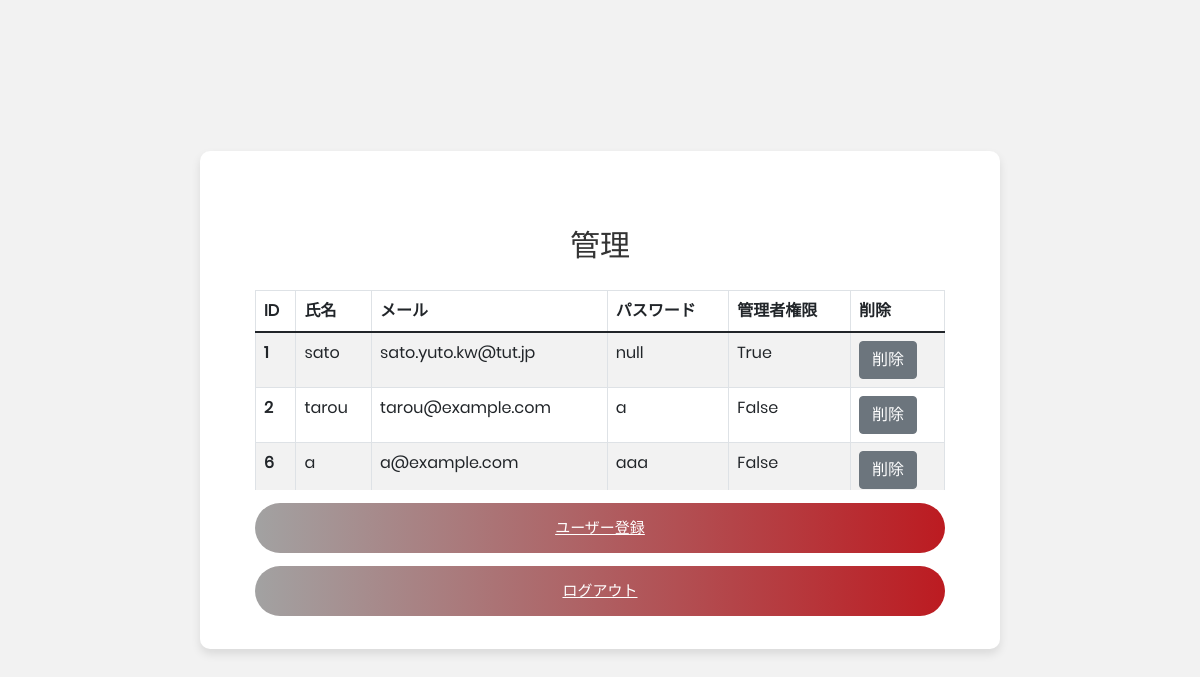
Screenshot of /admin_main/ with the database file from the repository.
### models/Register.py (models this page shows, shortened)
class Register(db.Model):
    __tablename__ = 'registers'
    register_id = db.Column(db.Integer, nullable=False, primary_key=True, autoincrement=True) # 主キー
    user_id = db.Column(db.Integer, db.ForeignKey("users.user_id", onupdate='CASCADE', ondelete='CASCADE'),  nullable=False, unique=True) # 外部キー
    passwd = db.Column(db.String(30), nullable=False)
    admin = db.Column(db.Boolean, default=False)
    users = db.relationship("User", uselist=False, back_populates='registers')
    reserves = db.relationship("Reserve", uselist=True, back_populates='registers', cascade='all, delete-orphan')

### models/User.py (models this page shows, shortened)
class User(db.Model):
    __tablename__ = 'users'
    user_id = db.Column(db.Integer, nullable=False, primary_key=True, autoincrement=True) # 主キー
    name = db.Column(db.String(20), nullable=False)
    email = db.Column(db.String(50), unique=True, nullable=False)
    registers = db.relationship("Register", uselist=False, back_populates='users',cascade='all, delete')
    reserves = db.relationship("Reserve", uselist=True, back_populates='users', cascade='all, delete-orphan')

### admin_main.py (the view)
@admin_main_bp.route('/')
def admin_main():
    registers = Register.query.all()
    return render_template('main_admin.html',registers=registers)

### templates/main_admin.html (shortened to what this page needs)
{% extends "template.html" %}
{% block head %}
      	<link rel="stylesheet" type="text/css" href="{{ url_for('static',filename='css/main_admin.css') }}">
{% endblock %}
{% block content %}
	<div class="limiter">
		<div class="container-admin100">
			<div class="wrap-admin100">
                <span class="admin100-form-title p-b-26">
						管理
                </span>
                <div class="table-wrapper-scroll-y my-custom-scrollbar">
                    <table class="table table-bordered table-striped mb-0">
                        <thead>
                        <tr>
                            <th scope="col">ID</th>
                            <th scope="col">氏名</th>
                            <th scope="col">メール</th>
                            <th scope="col">パスワード</th>
                            <th scope="col">管理者権限</th>
                            <th scope="col">削除</th>
                        </tr>
                        </thead>
                        <tbody>
                        {% for register in registers %}
                        <tr>
                            <th>{{ register.users.__dict__['user_id'] }}</th>
                            <td>{{ register.users.__dict__['name'] }}</td>
                            <td>{{ register.users.__dict__['email'] }}</td>
                            <td>{{ register.__dict__['passwd'] }}</td>
                            <td>{{ register.__dict__['admin'] }}</td>
                            <td><button type="button" class="btn btn-secondary" data-bs-toggle="modal" data-bs-target="#myModal{{ register.users.__dict__['user_id'] }}">削除</button>
                                </td>
                        </tr>
                        {% endfor %}
                        </tbody>
                    </table>
                </div>
                <div class="container-admin100-form-btn">
                    <div class="wrap-admin100-form-btn">
                        <div class="admin100-form-bgbtn"></div>
                            <a type="button" class="admin100-form-btn" href="{{ url_for(('admin_user_add.admin_user_add')) }}">
								ユーザー登録
							</a>
                        </div>
                </div>
                <div class="container-admin100-form-btn">
                    <div class="wrap-admin100-form-btn">
                        <div class="admin100-form-bgbtn"></div>
                            <a type="button" class="admin100-form-btn" href="/">
								ログアウト
							</a>
                        </div>
	</div>
    </div>
        </div>
    </div>
{% endblock %}

### templates/template.html (shortened to what this page needs)
<!DOCTYPE html>
<html lang="ja">
<head>
    {% block head %}{% endblock %}
    <link href="https://cdn.jsdelivr.net/npm/bootstrap@5.1.3/dist/css/bootstrap.min.css" rel="stylesheet">
	<link rel="stylesheet" type="text/css" href="{{ url_for('static',filename='fonts/font-awesome-4.7.0/css/font-awesome.min.css') }}">
	<link rel="stylesheet" type="text/css" href="{{ url_for('static',filename='fonts/iconic/css/material-design-iconic-font.min.css') }}">
	<link rel="stylesheet" type="text/css" href="{{ url_for('static',filename='css/util.css') }}">
	<link rel="stylesheet" type="text/css" href="{{ url_for('static',filename='css/main.css') }}">
    <link rel="stylesheet" type="text/css" href="{{ url_for('static',filename='css/calendar_simple.css') }}">
</head>
<body>
    {% block content %}
    {% endblock %}
</body>
</html>

### static/css/main_admin.css (style rules this page uses)
.container-admin100 { width: 100%; min-height: 100vh; display: -webkit-box; display: -webkit-flex; display: -moz-box; display: -ms-flexbox; display: flex; flex-wrap: wrap; justify-content: center; align-items: center; padding: 15px; background: #f2f2f2; }
.wrap-admin100 { width: 800px; background: #fff; border-radius: 10px; overflow: hidden; padding: 77px 55px 33px 55px; box-shadow: 0 5px 10px 0px rgba(0, 0, 0, 0.1); -moz-box-shadow: 0 5px 10px 0px rgba(0, 0, 0, 0.1); -webkit-box-shadow: 0 5px 10px 0px rgba(0, 0, 0, 0.1); -o-box-shadow: 0 5px 10px 0px rgba(0, 0, 0, 0.1); -ms-box-shadow: 0 5px 10px 0px rgba(0, 0, 0, 0.1); }
.admin100-form-title { display: block; font-family: Poppins-Bold; font-size: 30px; color: #333333; line-height: 1.2; text-align: center; }
.container-admin100-form-btn { display: -webkit-box; display: -webkit-flex; display: -moz-box; display: -ms-flexbox; display: flex; flex-wrap: wrap; justify-content: center; padding-top: 13px; }
.wrap-admin100-form-btn { width: 100%; display: block; position: relative; z-index: 1; border-radius: 25px; overflow: hidden; margin: 0 auto; }
.admin100-form-bgbtn { position: absolute; z-index: -1; width: 300%; height: 100%; background: #1c1c1c; background: -webkit-linear-gradient(right, #a2a2a2, #bc1b21, #a2a2a2, #bc1b21); background: -o-linear-gradient(right, #a2a2a2, #bc1b21, #a2a2a2, #bc1b21); background: -moz-linear-gradient(right, #a2a2a2, #bc1b21, #a2a2a2, #bc1b21); background: linear-gradient(right, #a2a2a2, #bc1b21, #a2a2a2, #bc1b21); top: 0; left: -100%; -webkit-transition: all 0.4s; -o-transition: all 0.4s; -moz-transition: all 0.4s; transition: all 0.4s; }
.admin100-form-btn { font-family: Poppins-Medium; font-size: 15px; color: #fff; line-height: 1.2; text-transform: uppercase; display: -webkit-box; display: -webkit-flex; display: -moz-box; display: -ms-flexbox; display: flex; justify-content: center; align-items: center; padding: 0 20px; width: 100%; height: 50px; }
.my-custom-scrollbar { position: relative; height: 200px; overflow: auto; }
.table-wrapper-scroll-y { display: block; }

### static/css/main.css (style rules this page uses)
* { margin: 0px; padding: 0px; box-sizing: border-box; }
body, html { height: 100%; font-family: Poppins-Regular, sans-serif; }
a { font-family: Poppins-Regular; font-size: 14px; line-height: 1.7; color: #666666; margin: 0px; transition: all 0.4s; -webkit-transition: all 0.4s; -o-transition: all 0.4s; -moz-transition: all 0.4s; }
button { outline: none !important; border: none; background: transparent; }
.limiter { width: 100%; margin: 0 auto; }

### static/css/calendar_simple.css (style rules this page uses)
.my-custom-scrollbar { position: relative; height: 200px; overflow: auto; }
.table-wrapper-scroll-y { display: block; }

### rows the page displays
Register: users.__dict__.user_id "1", users.__dict__.name "sato", users.__dict__.email "sato.yuto.kw@tut.jp", __dict__.passwd "null", __dict__.admin "True"
Register: users.__dict__.user_id "2", users.__dict__.name "tarou", users.__dict__.email "tarou@example.com", __dict__.passwd "a", __dict__.admin "False"
Register: users.__dict__.user_id "6", users.__dict__.name "a", users.__dict__.email "a@example.com", __dict__.passwd "aaa", __dict__.admin "False"
